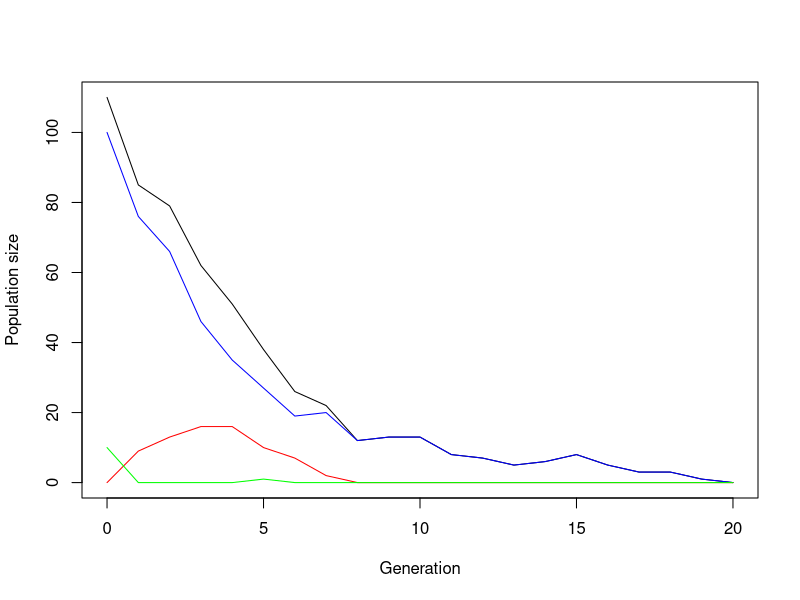
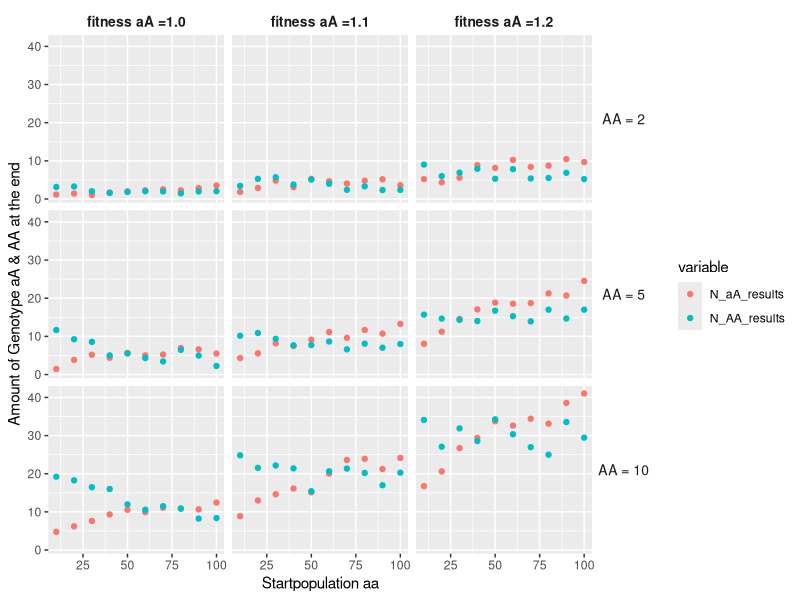
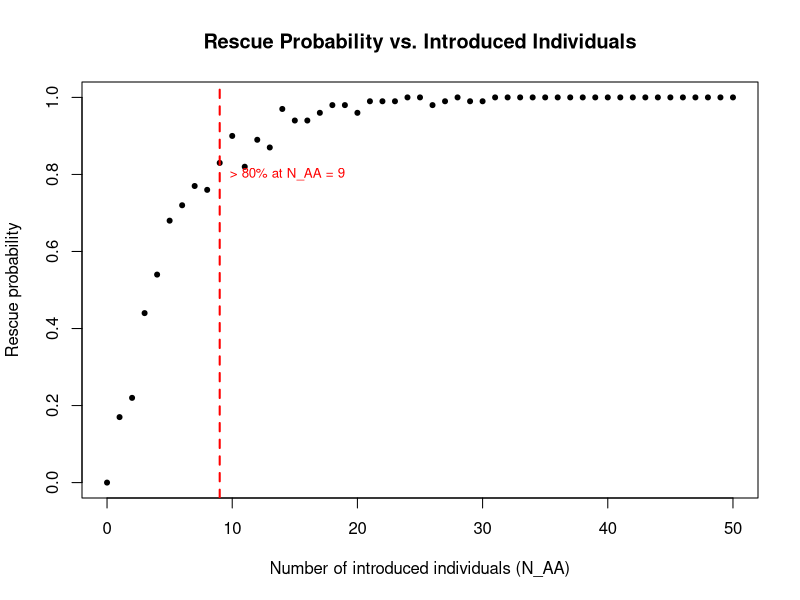
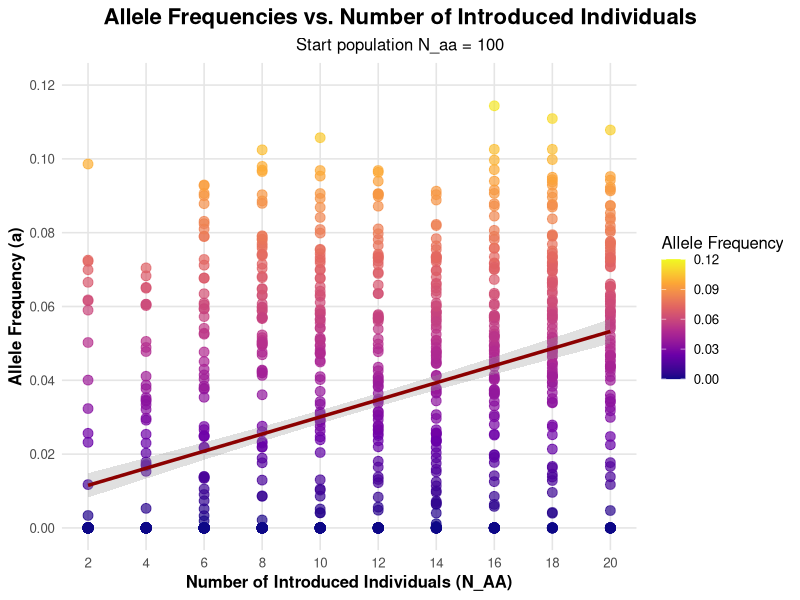
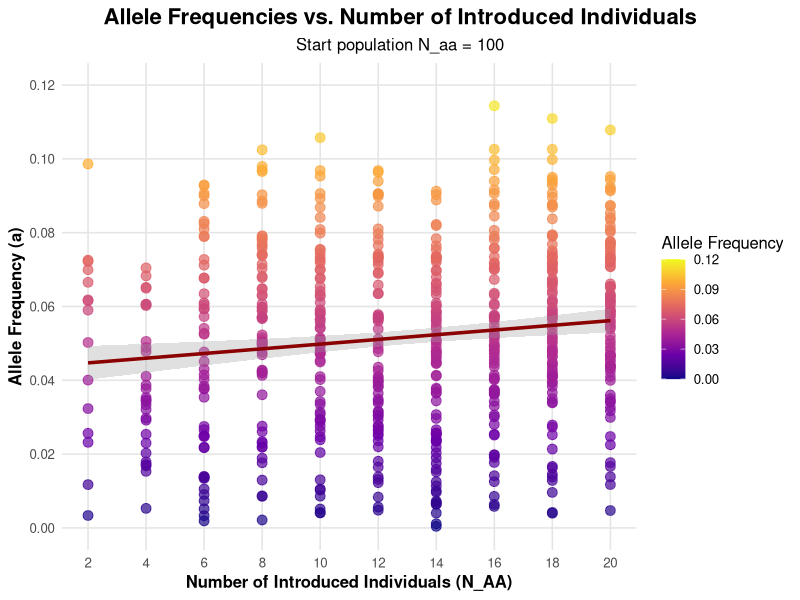
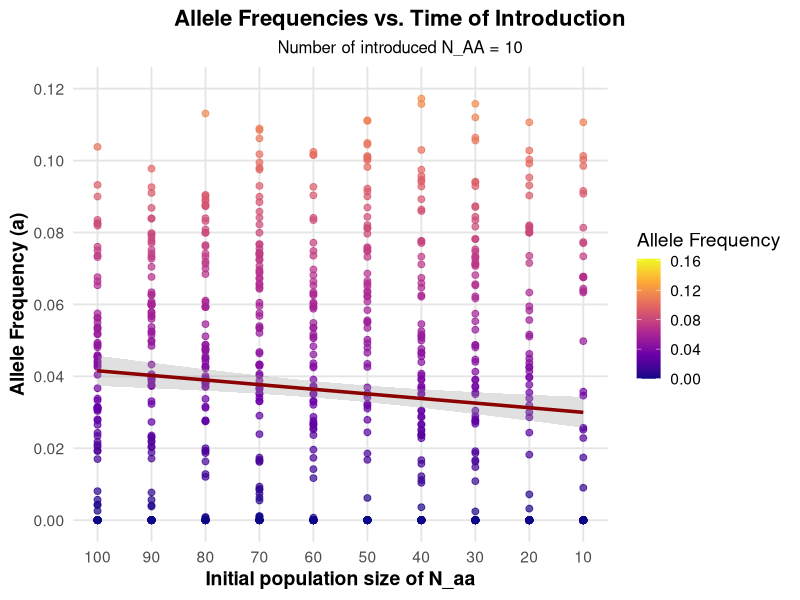

R code for these plots, in order:
## ---- chunk 1

#defining starting pop size of the genotypes
N_aa <- 100
N_aA <- 0
N_AA <- 10

#defining fitness reduction & benefit of the genotypes
r_aa <- 0.2         # fitness reduction of aa allel comb. equal to decay_rate
s_aA <- 1.10        # fitness benefit of allel A, equal to sel_coeff
s_AA <- 1.10        # fitness benefit of allel A, equal to sel_coeff



# Simulation of one generation with three genotypes
simulate_gen <- function(N_aa, N_aA, N_AA, r_aa, s_aA, s_AA) {

  # Reproduction with fitness malus/benefit
  offsp_aa <- rpois(1, N_aa * (1-r_aa))
  offsp_aA <- rpois(1, N_aA * s_aA)
  offsp_AA <- rpois(1, N_AA * s_AA)  
  
  # Total numbeer of gamets proportional to the frequency of alleles A and a
  total_gametes <- 2 * (offsp_aa + offsp_aA + offsp_AA)
  freq_A <- (2 * offsp_AA + offsp_aA) 
  freq_a <- total_gametes - freq_A
  
  
  
  # if loop to account for extinction
  if (total_gametes > 0) {

  # Change of allele frequencies (A -> a, a -> A); p = (freq_A / total_gametes), q = (freq_a / total_gametes) 
  # hardy equilibrium 1 = p^2 +2pq +q^2
  # With the predicted frequencies we are forming the genotype frequencies of the offspring folowing the expectaions of the Hardy-Weinberg equillibrium.
  predicted_freq_aa <- (freq_a/total_gametes)^2 # = p^2 
  predicted_freq_aA <- 2*(freq_A / total_gametes)*(freq_a / total_gametes) # = 2pq
  predicted_freq_AA <- (freq_A/total_gametes)^2 # = q^2
  
   # Random draw of new genotypes under hardy-weinberg conditions
  N_total <- offsp_aa + offsp_aA + offsp_AA
  genotypes <- rmultinom(1, N_total, prob = c(predicted_freq_aa, predicted_freq_aA, predicted_freq_AA))
  
  N_aa_new <- genotypes[1]
  N_aA_new <- genotypes[2]
  N_AA_new <- genotypes[3]

  return(c(N_aa_new, N_aA_new, N_AA_new))
  }
  
  # in case of extinction
  else
  return(c(0,0,0))
  
  
}

print(simulate_gen(N_aa, N_aA, N_AA, r_aa, s_aA, s_AA))
## ---- chunk 2

# parameter to stop simulation pop if this pop size is reached
max_pop_size <- 100


# creat function to generate a population, using the function to generate a generation
simulate_pop <- function(N_aa, N_aA, N_AA, r_aa, s_aA, s_AA, t_max) {
  
  # Create the vector in which to save the results
  pop_vector <- c(N_aa, N_aA, N_AA)
  # initiate the variables
  pop_new <- c(N_aa, N_aA, N_AA)
  
  # run the simulation until generation t_max
  for (i in 1:(t_max+1)) {
   
    # break for loop if pop went extinct or x-times pop size
    if (pop_new[1]+pop_new[2]+pop_new[3]>=max_pop_size*(N_aa+N_aA+N_AA) | pop_new[1]+pop_new[2]+pop_new[3]==0) break
   
    # redefine the current population one generation later
    pop_new <- simulate_gen(pop_new[1],pop_new[2],pop_new[3], r_aa, s_aA, s_AA)
    
    
    # add the new population sizes to the output vector
    pop_vector <- rbind(pop_vector,pop_new)
  }
  
  # define the row and column names of the output vector 
  rownames(pop_vector) <- (0:t_max+1)[1:length(pop_vector[,1])]  
  colnames(pop_vector) <- c("aa","aA","AA")
  
  # return the result
  return(pop_vector)	
}




###### Test the function and plot the result

# set t_max to a value to be used througout
t_max <- 1000

# create your simulation data
output <- simulate_pop(N_aa, N_aA, N_AA, r_aa, s_aA, s_AA, t_max)

# show the last few lines of the data table
print(tail(output))




###### plot the output 

# determine x axis range 
x_range <- 0:(length(output[,1])-1)

# plots the total population size
plot(x_range,output[,1]+output[,2]+output[,3],type='l',ylim=c(0,max(output[,1]+output[,2]+output[,3])),xlab = "Generation",ylab = "Population size")

# add number of aa genotype
lines(x_range,output[,1], col="blue") 
# add number of aA genotype
lines(x_range,output[,2], col="red")
# add number of AA genotype
lines(x_range,output[,3], col="green")

## ---- chunk 3
# set some parameters to fixed values
N_aA <- 0
r_aa <- 0.2
s_AA <- 1.1
t_max <- 200

# determine how often to run the simulation for each set of parameters
no_replicates <- 100

# set parameters to vary
N_aa_vector <- c( seq(10, 100, by=10))
N_AA_vector <- c(10, 5, 2)
s_aA_vector <- c(1, 1.1, 1.2) 


# create a data frame to save the results
data_table <- data.frame(array(NA,dim=c(0,8), dimnames=list(c(), c(paste0(c("N_aa","N_aA", "N_AA","min_gen","min_size","N_aa_str_pop","N_AA_str_pop","s_aA_fit_hybrid"),"_results")))))

# create a data frame to save the results of one loop
result_one_loop <- data.frame(array(NA,dim=c(1,8), dimnames=list(c(), c(paste0(c("N_aa","N_aA", "N_AA","min_gen","min_size","N_aa_str_pop","N_AA_str_pop","s_aA_fit_hybrid"),"_results")))))
        


##### run the simulation across all chosen parameters

# loop over starting pop size of aa
for(N_aa in N_aa_vector){
  # loop over starting pop size of AA
  for(N_AA in N_AA_vector){
    # loop over fitness of hybrid
    for(s_aA in s_aA_vector){
       
      #reset counter for no_replicates to 1
      i<-1
      repeat {
        
        # increase counter by one
        i<-i+1
        
        # run the simulation once
        one_run <- simulate_pop(N_aa = N_aa, N_aA = N_aA, N_AA = N_AA , r_aa = 0.2, s_aA = s_aA, s_AA = 1.1, t_max = 10)
     

        # collecting the number of genotypes after one simulation
        N_aa_end <- c(tail(one_run[, 1],1)) 
        N_aA_end <- c(tail(one_run[, 2],1)) 
        N_AA_end <- c(tail(one_run[, 3],1)) 

        
        # determine total population sizes
        total_size <- one_run[,1]+one_run[,2]
        
        # determine minimum population size reached during simulation
        min_size <- min(total_size)
        
        # determine (first) generation at which this population size occurred; if min pop size = 0 -> time of extinction
        min_gen <- as.numeric(which(total_size==min_size)[1])
        
        
        # enter the data into the table
        result_one_loop$N_aa_results <- N_aa_end
        result_one_loop$N_aA_results <- N_aA_end
        result_one_loop$N_AA_results <- N_AA_end
        result_one_loop$min_size_results <- min_size
        result_one_loop$min_gen_results <- min_gen
        result_one_loop$s_aA_fit_hybrid_results <- s_aA
        result_one_loop$N_aa_str_pop_results <- N_aa
        result_one_loop$N_AA_str_pop_results <- N_AA
        
        # ad the results of one simulation to the data frame with the results
        data_table <- rbind(data_table, result_one_loop)
        
        # stops loop if the simulation was run the time required
        if(i>no_replicates) break
      }       
    } 
  } 
}

# print the first few results in the data frame
print(head(data_table))

## ---- chunk 4

#open ggplot & tidyvers
library(ggplot2)
library(tidyr)

# calculate the mean of every run of the same combinations of the variables we wanted to test
mean_comb <- aggregate(data_table, list(data_table$s_aA_fit_hybrid_results, data_table$N_aa_str_pop_results, data_table$N_AA_str_pop_results), mean)




#### create a plot that compares the important aspects


# combine the results of aA and AA to compare them at the same time
long_dat <- mean_comb %>%
  pivot_longer(cols = c(N_aA_results, N_AA_results),   
               names_to = "variable",
               values_to = "value")



# create the plot
ggplot(long_dat, aes(x = N_aa_str_pop_results,
           y = value,
           colour = variable)) +
  geom_point() +
  facet_grid(
    rows = vars(factor(N_AA_str_pop_results,
                       labels = c("AA = 2", "AA = 5", "AA = 10"))),
    cols = vars(factor(s_aA_fit_hybrid_results,
                       labels = c("fitness aA =1.0", "fitness aA =1.1", "fitness aA =1.2")))
  ) +
  labs(x = "Startpopulation aa", y = "Amount of Genotype aA & AA at the end") +
  theme(strip.background = element_blank(),   # Hintergrund weg
        strip.text.x     = element_text(size = 10, face = "bold"),
        strip.text.y     = element_text(size = 10, angle = 0))

## ---- chunk 5
# Rescue probability simulation

rescue_prob <- function(N_AA_intro,          # number of AA individuals introduced at t = 0
                        n_reps   = 100,      # number of replicates
                        N_aa     = 100,      # initial number of aa individuals
                        N_aA     = 0,        # initial number of aA heterozygotes
                        r_aa     = 0.2,      # decay rate (1-r_aa)
                        s_aA     = 1.10,     # selection coefficient of aA (fitness multiplier)
                        s_AA     = 1.10,     # selection coefficient of AA (fitness multiplier)
                        t_max    = 1000) {   # max generations to run each replicate

  rescue_count <- 0          # counter for successful rescues to 0

  for (i in 1:n_reps) {
    # run one population trajectory
    out <- simulate_pop(N_aa, N_aA, N_AA_intro, r_aa, s_aA, s_AA, t_max)

    # extract the final generation (last row of the returned matrix)
    last_gen <- tail(out, 1)

    # total population size at the end
    total_pop <- sum(last_gen)

    # rescue definition: final population larger than the initial one
    if (total_pop > (N_aa + N_aA + N_AA_intro)) {
      rescue_count <- rescue_count + 1
    }
  }

  # return the rescue probability
  return(rescue_count / n_reps)
}


# Vary the number of introduced AA individuals from 0 to 50
N_AA_values <- seq(0, 50, by = 1)

# Packing the results (calculated rescue probabilities) into a numeric vector/matrix
rescue_probs <- sapply(N_AA_values, rescue_prob, n_reps = 100)


# Plot
plot(N_AA_values, rescue_probs, pch = 20,
     xlab = "Number of introduced individuals (N_AA)",
     ylab = "Rescue probability",
     main = "Rescue Probability vs. Introduced Individuals")

# Add a reference line at 80 % rescue probability
target_prob <- 0.8

# Find the smallest introduction size that achieves ≥ 80 % rescue
if (any(rescue_probs >= target_prob)) {
  N_at_80 <- N_AA_values[min(which(rescue_probs >= target_prob))]

  # Draw vertical red dashed line at that introduction size
  abline(v = N_at_80, col = "red", lwd = 2, lty = 2)

  # Annotate the red line
  text(N_at_80, target_prob,
       labels = paste("> 80% at N_AA =", N_at_80),
       pos = 4, col = "red", cex = 0.8)
}
## ---- chunk 6
# Allele frequency (a) vs. introduced number of individuals (N_AA) 

# PARAMETER SETUP

n_reps <- 100                      # Number of replicate simulations
N_aa <- 100                        # Initial number of resident aa individuals
N_AA_values <- seq(2, 20, by = 2)  # Range of introduced AA individuals (2 to 20, step 2)



# FUNCTION: rescue_prob() 
# Similar to the previous rescue probability function, but now includes the calculation of the final allele frequency of "a" in each replicate.

rescue_prob <- function(N_AA_intro,           # number of AA individuals introduced at t = 0
                        n_reps,               # number of replicates
                        N_aa = 100,           # initial number of aa individuals
                        N_aA = 0,             # initial number of aA heterozygotes
                        r_aa = 0.2,           # decay rate of aa population (1 - r_aa)
                        s_aA = 1.10,          # fitness multiplier of aA
                        s_AA = 1.10,          # fitness multiplier of AA
                        t_max = 1000) {       # maximum number of generations
  
  call_freq_a <- c()   # vector to store allele frequencies for each replicate
  
  # --- SIMULATION LOOP ---
  for (i in 1:n_reps) {
    # Run one population trajectory using simulate_pop() function
    out <- simulate_pop(N_aa, N_aA, N_AA_intro, r_aa, s_aA, s_AA, t_max)
    
    # Extract the last generation (final population state)
    last_gen <- tail(out, 1)
    
    # Compute total population size at the end
    total_pop  <- sum(last_gen)
    
    # --- Determine whether the population was rescued or not ---
    # Rescue is defined as final population > initial population size
    if (total_pop > (N_aa + N_aA + N_AA_intro)) {
      # Calculate allele frequency of "a" in the final generation:
      # aa contributes 2 a-alleles, aA contributes 1 a-allele
      freq_a <- (last_gen[1]*2 + last_gen[2]) / (total_pop*2)
      call_freq_a <- rbind(call_freq_a, freq_a)
    } else {
      # If the population went extinct, record allele frequency as 0
      call_freq_a <- rbind(call_freq_a, 0)
    }
  }
  
  # Return vector of allele frequencies for all replicates
  return(call_freq_a)
}


# Same as before (results packing)
rescue_probs <- sapply(N_AA_values, rescue_prob, n_reps)


# DATA PREPARATION 

# Create an array to store the relationship between N_AA and allele frequency
array_rp <- array(NA, dim = c(dim(rescue_probs)[1], 2),
                  dimnames = list(NULL, c("N_AA", "allele.freq")))

# Combine results into a data frame
for (i in seq_along(N_AA_values)) {
  val <- N_AA_values[i]
  array_rp[, 1] <- val
  temp <- rescue_probs[, i]     # i-th column = results for current N_AA value
  temp[temp == 0] <- NA          # replace 0s (extinction) with NA temporarily
  array_rp[, 2] <- temp
  array_rp <- data.frame(array_rp)
  
  if (i == 1) {
    full_array <- array_rp
  } else {
    full_array <- rbind(full_array, array_rp)
  }
}


# PLOT 1: Including extinct populations 

# Convert NAs back to zeros (for visualization)
full_array$allele.freq[is.na(full_array$allele.freq)] <- 0

# Plot all replicates, including extinction events (freq = 0)
ggplot(full_array, aes(x = N_AA, y = allele.freq)) +
  geom_point(aes(color = allele.freq), size = 3, alpha = 0.7) +
  scale_color_viridis_c(option = "plasma", limits = c(0, 0.12)) +
  geom_smooth(
    method = "lm", se = TRUE, color = "darkred", size = 1.2, alpha = 0.3
  ) +
  scale_x_continuous(breaks = seq(2, 20, by = 2)) +
  scale_y_continuous(limits = c(0, 0.12), breaks = seq(0, 0.12, by = 0.02)) +
  labs(title = "Allele Frequencies vs. Number of Introduced Individuals",
       subtitle = paste("Start population N_aa =", N_aa),
       x = "Number of Introduced Individuals (N_AA)",
       y = "Allele Frequency (a)",
       color = "Allele Frequency") +
  theme_minimal(base_size = 12) +
  theme(plot.title.position = "plot",
        plot.title = element_text(face = "bold", size = 16, hjust = 0.5),
        plot.subtitle = element_text(size = 12, hjust = 0.5),
        axis.title = element_text(face = "bold"),
        panel.grid.major = element_line(color = "grey90"),
        panel.grid.minor = element_blank())


# PLOT 2: Excluding extinct populations (only rescues)

# Filter data to include only rescued populations (allele.freq > 0)
full_array_no0 <- subset(full_array, allele.freq > 0)

# Plot only the successful rescue cases
ggplot(full_array_no0, aes(x = N_AA, y = allele.freq)) +
  geom_point(aes(color = allele.freq), size = 3, alpha = 0.7) +
  scale_color_viridis_c(option = "plasma", limits = c(0, 0.12)) +
  geom_smooth(method = "lm", se = TRUE, color = "darkred", size = 1.2, alpha = 0.3) +
  scale_x_continuous(breaks = seq(2, 20, by = 2)) +
  scale_y_continuous(limits = c(0, 0.12), breaks = seq(0, 0.12, by = 0.02)) +
  labs(title = "Allele Frequencies vs. Number of Introduced Individuals",
       subtitle = paste("Start population N_aa =", N_aa),
       x = "Number of Introduced Individuals (N_AA)",
       y = "Allele Frequency (a)",
       color = "Allele Frequency") +
  theme_minimal(base_size = 12) +
  theme(plot.title.position = "plot",
        plot.title = element_text(face = "bold", size = 16, hjust = 0.5),
        plot.subtitle = element_text(size = 12, hjust = 0.5),
        axis.title = element_text(face = "bold"),
        panel.grid.major = element_line(color = "grey90"),
        panel.grid.minor = element_blank())
## ---- chunk 7
# Allele frequency (a) vs. time (varying initial number of N_aa) 

# PARAMETER SETUP

n_reps <- 100                         # Number of replicate simulations
N_AA   <- 10                          # Number of AA individuals introduced at t = 0
N_aa_values <- seq(100, 10, by = -10) # Initial aa population sizes: 100, 90, 80, ..., 10



# FUNCTION: rescue_prob_aa()
# same function/approach as used in the previous step (Allele frequency (a) vs. introduced number of individuals (N_AA))

rescue_prob_aa <- function(N_aa_intro, n_reps, N_AA,
                           N_aA = 0,            # initial number of aA heterozygotes
                           r_aa = 0.2,          # decay rate of aa population (1 - r_aa)
                           s_aA = 1.10,         # fitness multiplier of aA
                           s_AA = 1.10,         # fitness multiplier of AA
                           t_max = 1000) {      # maximum number of generations
  
  
  call_freq_a  <- numeric(n_reps) # vector to store allele frequencies for each replicate
  
  # SIMULATION LOOP 
  for (i in seq_len(n_reps)) {
    # Run one population trajectory using simulate_pop()
    out <- simulate_pop(N_aa_intro, N_aA, N_AA, r_aa, s_aA, s_AA, t_max)
    
    # Extract the last generation
    last_gen  <- tail(out, 1)
    
    # Calculate total population size at the end
    total_pop <- sum(last_gen)
    
    # Determine whether the population was rescued or not
    # Rescue is defined as final population > initial population size
    if (total_pop > (100 + N_aA + N_AA)) {
      # Compute allele frequency of "a" in the final generation:
      # aa contributes 2 a-alleles, aA contributes 1
      call_freq_a[i] <- (last_gen[1]*2 + last_gen[2]) / (total_pop*2)
    } else {
      # If the population went extinct or failed to rescue, record NA
      call_freq_a[i] <- NA
    }
  }
  
  # Return vector of allele frequencies for all replicates
  return(call_freq_a)
}



# Same as previous (result = one column per N_aa value, each containing allele frequencies for all replicates)
rescue_prob_aas <- sapply(N_aa_values, rescue_prob_aa, n_reps, N_AA)



# DATA PREPARATION

# Convert simulation results into a data frame
full_df <- data.frame(
  N_aa          = rep(N_aa_values, each = n_reps),  # repeat each N_aa value n_reps times
  allele.freq_a = c(rescue_prob_aas)                # convert matrix into a single vector
)


# PLOTTING

ggplot(full_df, aes(x = N_aa, y = allele.freq_a)) +
  geom_point(aes(color = allele.freq_a), size = 2, alpha = 0.7) +    # scatter points
  scale_color_viridis_c(option = "plasma") +                         # color scale
  geom_smooth(method = "lm", se = TRUE, color = "darkred",           # linear trend line
              size = 1.2, alpha = 0.3) +
  scale_x_reverse(breaks = seq(0, 100, by = 10)) +                   # reverse x-axis (100 → 0)
  scale_y_continuous(limits = c(0, 0.12), breaks = seq(0, 0.12, by = 0.02)) +
  labs(
    title = "Allele Frequencies vs. Time of Introduction",
    subtitle = paste("Number of introduced N_AA =", N_AA),
    x = "Initial population size of N_aa",
    y = "Allele Frequency (a)",
    color = "Allele Frequency"
  ) +
  theme_minimal(base_size = 14) +
  theme(
    plot.title.position = "plot", 
    plot.title    = element_text(face = "bold", size = 16, hjust = 0.5),
    plot.subtitle = element_text(size = 12, hjust = 0.5),
    axis.title    = element_text(face = "bold"),
    panel.grid.major = element_line(color = "grey90"),
    panel.grid.minor = element_blank()
  )
